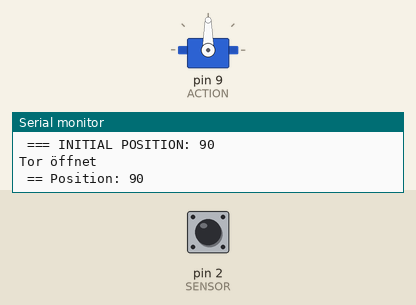
This sketch was run on a simulated Arduino Uno, built with avr-gcc and run on an emulated ATmega328P. Parts: servo, the last lines printed to the serial monitor. The test bench sets the inputs (shaded band); at power-on: pin 2 (SENSOR) HIGH.

Above: at 1.8 s.
1.9 s: pin 2 (SENSOR) driven LOW
At 3.2 s:
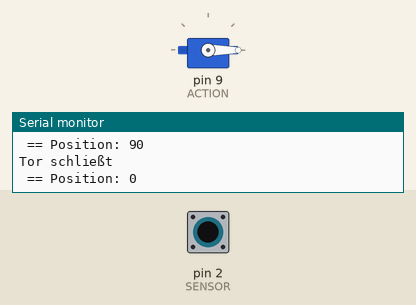
3.4 s: pin 2 (SENSOR) pulsed HIGH 2 times (0.12 s each, 0.3 s apart)
At 4.26 s:
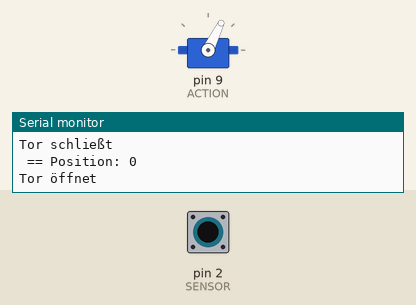
6.8 s: pin 2 (SENSOR) driven HIGH
At 7.0 s:
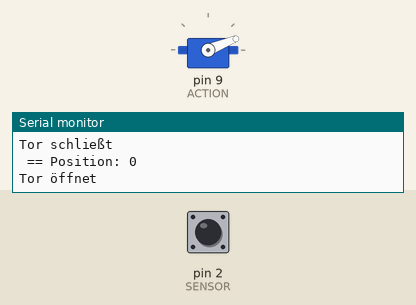
Timing chart, 0 to 9.8 s (numbered marks = the images above; inputs shaded):
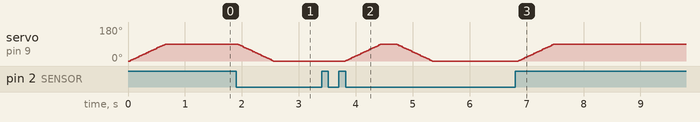

The sketch:

sketch_garagentor.ino
```cpp
#include "setup.h"
#include "functions.h"
#include <Servo.h>

Servo servo180;
bool angedockt;

void setup() {
  Serial.begin(9600);// setup Serial Monitor to display information

  setupSensor();
  setupServo(servo180);

  //Tor initial öffnen
  open(servo180);
  angedockt = true;
}

void loop() {
  bool state = detect();

  switch (state) {
    case true:
      //Angedockt
      if (angedockt == false) {
        open(servo180);
        angedockt = true;
      }
      break;

    case false:
      //Unterwegs
      if (angedockt == true) {
        close(servo180);
        angedockt = false;
      }
      break;
  }
  delay(250);
}
```

const.h
```cpp
#define SENSOR 2 // define pint 2 for sensor
#define ACTION 9 // define pin 9 as for ACTION
```

functions.cpp
```cpp
#include "functions.h"

bool detect() {
  int L = digitalRead(SENSOR);// read the sensor
  if ( L == HIGH ) {
    //Serial.println("Objekt erkannt");
    return true;
  }
  else return false;
}

void open(Servo &servo) {
  Serial.println("Tor öffnet");

  for (int pos = 0; pos <= 90; pos += 1) {
    servo.write(pos);
    delay(7);
  }
  Serial.print(" == Position: ");
  Serial.println(servo.read());
}


void close(Servo &servo) {
  Serial.println("Tor schließt");

  for (int pos = 90; pos >= 0; pos -= 1) { // und das gleiche zurück
    servo.write(pos);
    delay(7);
  }
  Serial.print(" == Position: ");
  Serial.println(servo.read());
}
```

functions.h
```cpp
#ifndef FUNCTIONS_H
#define FUNCTIONS_H

#include <Arduino.h>
#include <Servo.h>
#include "const.h"

bool detect();
void open(Servo &servo);
void close(Servo &servo);

#endif
```

setup.cpp
```cpp
#include "setup.h"

void setupSensor() {
  Serial.println(" == SETUP SENSOR ==");

  pinMode(SENSOR, INPUT_PULLUP);// define pin as Input sensor
}


void setupServo(Servo &servo) {
  Serial.println(" == SETUP SERVO ==");

  Serial.print(" === INITIAL POSITION: ");
  Serial.println(servo.read());

  servo.attach(ACTION);
}
```

setup.h
```cpp
#ifndef SETUP_H
#define SETUP_H

#include <Arduino.h>
#include "const.h"
#include <Servo.h>

void setupSensor();
void setupServo(Servo &servo);

#endif
```

Measured:
- after the input at 1.9 s, servo on pin 9 (ACTION): moves from 90° to 0° over 0.64 s, starting at once
- after the input at 3.4 s, servo on pin 9 (ACTION): rises from 0° to 90° in 0.64 s, then falls to 0° in 0.89 s
- after the input at 6.8 s, servo on pin 9 (ACTION): moves from 0° to 90° over 0.64 s, starting after 0.05 s
